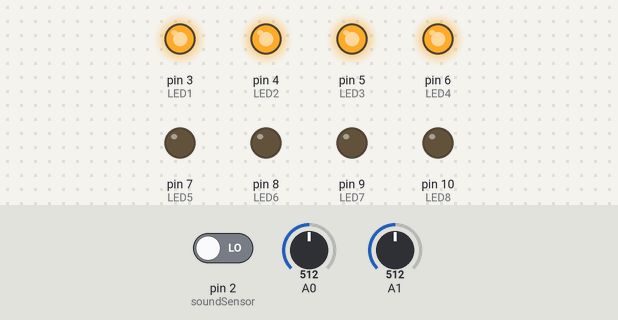
Bench run of a sketch on a simulated Arduino Uno, built with avr-gcc and run on an emulated ATmega328P. Parts: output pins drawn as LEDs (lit = HIGH). Inputs (shaded band) come from the test bench; at power-on: A0 = 512, A1 = 512, pin 2 (soundSensor) LOW.

Above: at 1.2 s.
1.3 s: A0 set to 640
2.8 s: A0 set to 657
At 3.4 s:
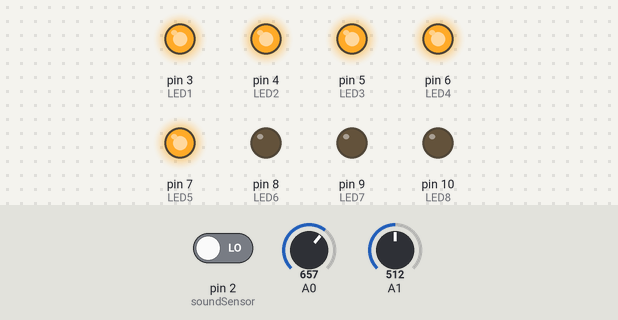
4.3 s: A1 set to 504
At 4.6 s:
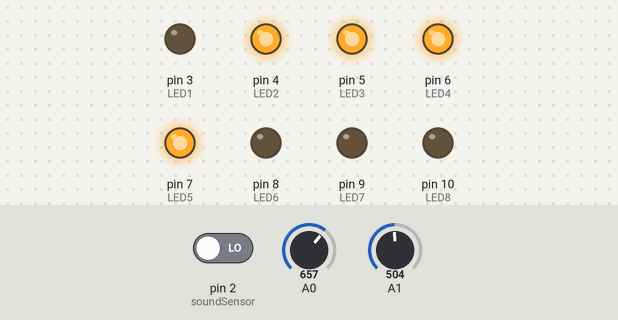
5.8 s: A1 set to 112
7.3 s: A1 set to 96
At 8.1 s:
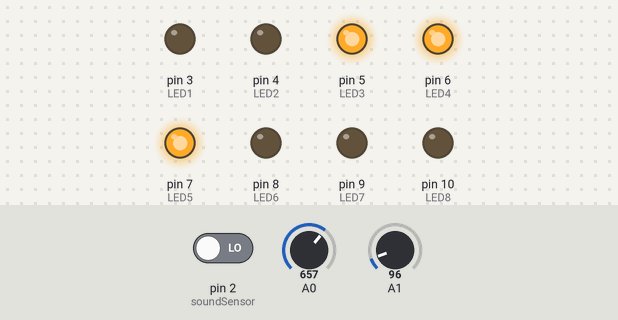
8.8 s: A0 set to 710
At 9.2 s:
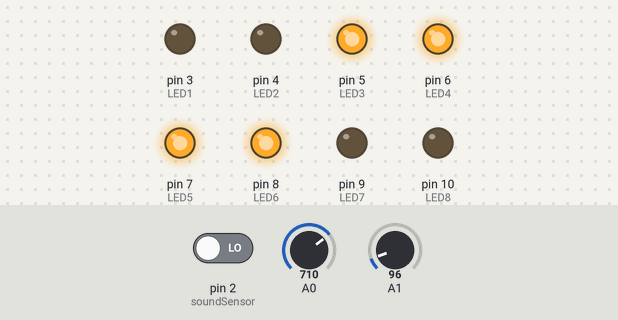
Timing chart, 0 to 11.3 s (numbered marks = the images above; inputs shaded):
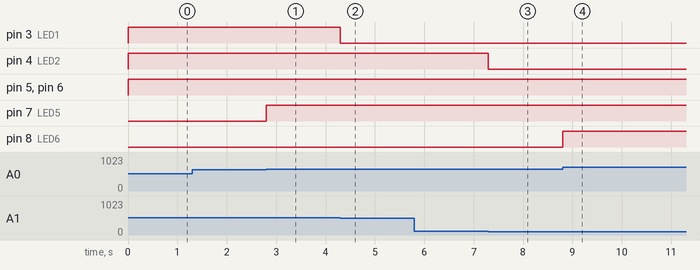

Measured:
- the behaviour switches between 649 and 650 on A0 (found by bisection; images 0 and 1)
- the behaviour switches between 512 and 511 on A1 (found by bisection; images 1 and 2)
- the behaviour switches between 103 and 102 on A1 (found by bisection; images 2 and 3)
- after the input at 1.3 s, every drawn part: stays the same
- after the input at 2.8 s, pin 7 (LED5): LOW → HIGH at once
- after the input at 4.3 s, pin 3 (LED1): HIGH → LOW at once
- after the input at 5.8 s, every drawn part: stays the same
- after the input at 7.3 s, pin 4 (LED2): HIGH → LOW at once
- after the input at 8.8 s, pin 8 (LED6): LOW → HIGH at once

The sketch:

experiment_3_version2.ino
```cpp
#include "Arduino.h"

int LED1 = 3;
int LED2 = 4;
int LED3 = 5;
int LED4 = 6;
int LED5 = 7;
int LED6 = 8;
int LED7 = 9;
int LED8 = 10;
int soundSensor = 2;
int sensorSound = analogRead(A0);
int sensorLight = analogRead(A1);
boolean LEDStatus = false;


void setup() {
  // put your setup code here, to run once:
  Serial.begin(9600);
  pinMode(soundSensor, INPUT);
  pinMode(LED1, OUTPUT);
  pinMode(LED2, OUTPUT);
  pinMode(LED3, OUTPUT);
  pinMode(LED4, OUTPUT);
  pinMode(LED5, OUTPUT);
  pinMode(LED6, OUTPUT);
  pinMode(LED7, OUTPUT);
  pinMode(LED8, OUTPUT);
  pinMode(sensorSound, OUTPUT);
  pinMode(sensorLight, OUTPUT);

}

void loop() {
  int sensorSound=analogRead(sensorSound);
  int SensorData=digitalRead(soundSensor);
     if(sensorSound>=800) {
         digitalWrite(LED8,HIGH);
    }
      else{
        LEDStatus=false;
        digitalWrite(LED8,LOW);
      }
     if(sensorSound>=750) {
         digitalWrite(LED7,HIGH);
     }
      else{
        LEDStatus=false;
        digitalWrite(LED7,LOW);
    }
     if(sensorSound>=700) {
         digitalWrite(LED6,HIGH);
     }
      else{
        LEDStatus=false;
        digitalWrite(LED6,LOW);
    }

     if(sensorSound>=650) {
         digitalWrite(LED5,HIGH);
     }
      else{
        LEDStatus=false;
        digitalWrite(LED5,LOW);
      }

 int sensorLight = analogRead(A1);
 double dV = sensorLight;
 double le = (dV/1023)*100;
 int level = le;

      if(level>=0) {
         digitalWrite(LED4,HIGH);
     }
      else{
        LEDStatus=false;
        digitalWrite(LED4,LOW);
      }
      if(level>=5) {
         digitalWrite(LED3,HIGH);
     }
      else{
        LEDStatus=false;
        digitalWrite(LED3,LOW);
      }
      if(level>=10) {
         digitalWrite(LED2,HIGH);
     }
      else{
        LEDStatus=false;
        digitalWrite(LED2,LOW);
      }
      if(level>=50) {
         digitalWrite(LED1,HIGH);
     }
      else{
        LEDStatus=false;
        digitalWrite(LED1,LOW);
      }
    }
```
